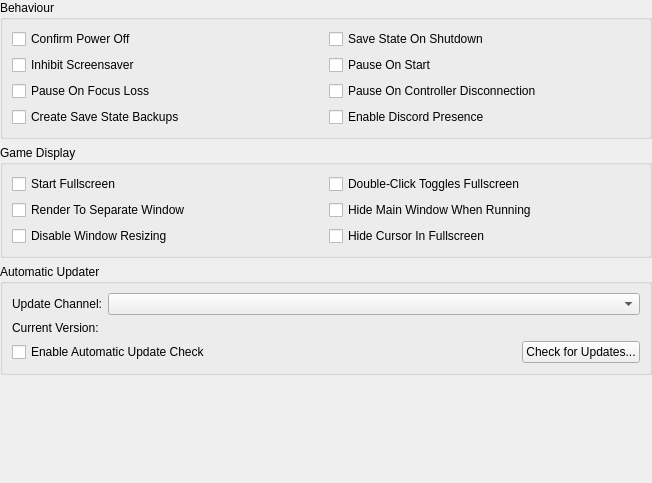
<?xml version="1.0" encoding="UTF-8"?>
<ui version="4.0">
 <class>InterfaceSettingsWidget</class>
 <widget class="QWidget" name="InterfaceSettingsWidget">
  <property name="geometry">
   <rect>
    <x>0</x>
    <y>0</y>
    <width>652</width>
    <height>483</height>
   </rect>
  </property>
  <layout class="QVBoxLayout" name="verticalLayout">
   <property name="leftMargin">
    <number>0</number>
   </property>
   <property name="topMargin">
    <number>0</number>
   </property>
   <property name="rightMargin">
    <number>0</number>
   </property>
   <property name="bottomMargin">
    <number>0</number>
   </property>
   <item>
    <widget class="QGroupBox" name="groupBox_4">
     <property name="title">
      <string>Behaviour</string>
     </property>
     <layout class="QGridLayout" name="formLayout_4">
      <item row="3" column="0">
       <widget class="QCheckBox" name="createSaveStateBackups">
        <property name="text">
         <string>Create Save State Backups</string>
        </property>
       </widget>
      </item>
      <item row="3" column="1">
       <widget class="QCheckBox" name="enableDiscordPresence">
        <property name="text">
         <string>Enable Discord Presence</string>
        </property>
       </widget>
      </item>
      <item row="2" column="1">
       <widget class="QCheckBox" name="pauseOnControllerDisconnection">
        <property name="text">
         <string>Pause On Controller Disconnection</string>
        </property>
       </widget>
      </item>
      <item row="0" column="0">
       <widget class="QCheckBox" name="confirmPowerOff">
        <property name="text">
         <string>Confirm Power Off</string>
        </property>
       </widget>
      </item>
      <item row="1" column="0">
       <widget class="QCheckBox" name="inhibitScreensaver">
        <property name="text">
         <string>Inhibit Screensaver</string>
        </property>
       </widget>
      </item>
      <item row="0" column="1">
       <widget class="QCheckBox" name="saveStateOnExit">
        <property name="text">
         <string>Save State On Shutdown</string>
        </property>
       </widget>
      </item>
      <item row="1" column="1">
       <widget class="QCheckBox" name="pauseOnStart">
        <property name="text">
         <string>Pause On Start</string>
        </property>
       </widget>
      </item>
      <item row="2" column="0">
       <widget class="QCheckBox" name="pauseOnFocusLoss">
        <property name="text">
         <string>Pause On Focus Loss</string>
        </property>
       </widget>
      </item>
     </layout>
    </widget>
   </item>
   <item>
    <widget class="QGroupBox" name="groupBox_2">
     <property name="title">
      <string>Game Display</string>
     </property>
     <layout class="QGridLayout" name="gridLayout">
      <item row="0" column="0">
       <widget class="QCheckBox" name="startFullscreen">
        <property name="text">
         <string>Start Fullscreen</string>
        </property>
       </widget>
      </item>
      <item row="0" column="1">
       <widget class="QCheckBox" name="doubleClickTogglesFullscreen">
        <property name="text">
         <string>Double-Click Toggles Fullscreen</string>
        </property>
       </widget>
      </item>
      <item row="1" column="0">
       <widget class="QCheckBox" name="renderToSeparateWindow">
        <property name="text">
         <string>Render To Separate Window</string>
        </property>
       </widget>
      </item>
      <item row="1" column="1">
       <widget class="QCheckBox" name="hideMainWindow">
        <property name="text">
         <string>Hide Main Window When Running</string>
        </property>
       </widget>
      </item>
      <item row="2" column="0">
       <widget class="QCheckBox" name="disableWindowResizing">
        <property name="text">
         <string>Disable Window Resizing</string>
        </property>
       </widget>
      </item>
      <item row="2" column="1">
       <widget class="QCheckBox" name="hideMouseCursor">
        <property name="text">
         <string>Hide Cursor In Fullscreen</string>
        </property>
       </widget>
      </item>
     </layout>
    </widget>
   </item>
   <item>
    <widget class="QGroupBox" name="automaticUpdaterGroup">
     <property name="title">
      <string>Automatic Updater</string>
     </property>
     <layout class="QFormLayout" name="formLayout_2">
      <item row="0" column="0">
       <widget class="QLabel" name="label_4">
        <property name="text">
         <string>Update Channel:</string>
        </property>
       </widget>
      </item>
      <item row="0" column="1">
       <widget class="QComboBox" name="autoUpdateTag"/>
      </item>
      <item row="1" column="0">
       <widget class="QLabel" name="label_5">
        <property name="text">
         <string>Current Version:</string>
        </property>
       </widget>
      </item>
      <item row="1" column="1">
       <widget class="QLabel" name="autoUpdateCurrentVersion">
        <property name="text">
         <string/>
        </property>
       </widget>
      </item>
      <item row="2" column="0" colspan="2">
       <layout class="QHBoxLayout" name="horizontalLayout_2">
        <item>
         <widget class="QCheckBox" name="autoUpdateEnabled">
          <property name="text">
           <string>Enable Automatic Update Check</string>
          </property>
         </widget>
        </item>
        <item>
         <spacer name="horizontalSpacer">
          <property name="orientation">
           <enum>Qt::Orientation::Horizontal</enum>
          </property>
          <property name="sizeHint" stdset="0">
           <size>
            <width>40</width>
            <height>20</height>
           </size>
          </property>
         </spacer>
        </item>
        <item>
         <widget class="QPushButton" name="checkForUpdates">
          <property name="text">
           <string>Check for Updates...</string>
          </property>
         </widget>
        </item>
       </layout>
      </item>
     </layout>
    </widget>
   </item>
   <item>
    <spacer name="verticalSpacer">
     <property name="orientation">
      <enum>Qt::Orientation::Vertical</enum>
     </property>
     <property name="sizeHint" stdset="0">
      <size>
       <width>20</width>
       <height>40</height>
      </size>
     </property>
    </spacer>
   </item>
  </layout>
 </widget>
 <resources>
  <include location="resources/duckstation-qt.qrc"/>
 </resources>
 <connections/>
</ui>
